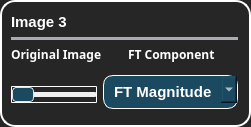
                  <widget class="QFrame" name="frame_18">
                   <property name="styleSheet">
                    <string notr="true">background-color: #262626; /* Background color */
    border-radius: 15px; /* Curved borders */
    border: 2px solid #ffffff; /* 3D outline */

    box-shadow: 2px 2px 8px rgba(0, 0, 0, 0.7); /* 3D shadow effect */</string>
                   </property>
                   <property name="frameShape">
                    <enum>QFrame::StyledPanel</enum>
                   </property>
                   <property name="frameShadow">
                    <enum>QFrame::Raised</enum>
                   </property>
                   <layout class="QGridLayout" name="gridLayout_19">
                    <property name="leftMargin">
                     <number>9</number>
                    </property>
                    <item row="1" column="0">
                     <layout class="QHBoxLayout" name="horizontalLayout_49">
                      <property name="spacing">
                       <number>6</number>
                      </property>
                      <property name="sizeConstraint">
                       <enum>QLayout::SetMaximumSize</enum>
                      </property>
                      <item>
                       <widget class="QSlider" name="Slider_weight3">
                        <property name="sizePolicy">
                         <sizepolicy hsizetype="Minimum" vsizetype="Fixed">
                          <horstretch>0</horstretch>
                          <verstretch>0</verstretch>
                         </sizepolicy>
                        </property>
                        <property name="cursor">
                         <cursorShape>PointingHandCursor</cursorShape>
                        </property>
                        <property name="styleSheet">
                         <string notr="true">QSlider{
border: 1px solid #ffffff; /* Border of the track */
border-radius: 1px; /* Round the corners of the track */
}
QSlider::groove {
background: #f0f0f0; /* Color of the track */
border: 0px solid #ffffff; /* Border of the track */
height: 5px; /* Set the height of the track */
border-radius: 1px; /* Round the corners of the track */
}

/* Style for the slider handle (thumb) */
QSlider::handle {
background: #1b495f; /* Color of the handle */
width: 20px; /* Width of the handle */
height: 10px; /* Height of the handle */
margin: -5px 0; /* Negative margin to center the handle vertically */
border-radius: 4px;
 border: 1px solid #e1e1e1;
}

/* Style for the slider handle when pressed */
QSlider::handle:pressed {
background: #123343; /* Color of the handle when pressed */
border: 1px solid #3498db; /* Border of the handle when pressed */
}</string>
                        </property>
                        <property name="orientation">
                         <enum>Qt::Horizontal</enum>
                        </property>
                       </widget>
                      </item>
                      <item>
                       <widget class="QComboBox" name="combo3">
                        <property name="cursor">
                         <cursorShape>PointingHandCursor</cursorShape>
                        </property>
                        <property name="styleSheet">
                         <string notr="true">QComboBox {
    font-family: &quot;Arial&quot;;
    font-weight: 600; /* Semibold */
    font-size: 11pt; /* Adjust the font size as needed */
 	color: rgb(26, 70, 91);
    border: 1px solid  rgb(26, 70, 91);; /* Set the border to 1px solid white */
	margin-bottom: 5px;
	background-color: #1b495f;   /* Background color for the combo box */
    border: 1px solid #ffffff;   /* Border around the combo box */
    border-radius: 10px;         /* Rounded corners */
    padding: 6px 10px;           /* Padding around the text */
    color: white;               
}

QComboBox::drop-down {
color: #102c39;
}
QComboBox QAbstractItemView {
    background-color: #174053;   /* Background color for the list */
color: #ffffff;

    selection-background-color: #236381; /* Selection color when an item is highlighted */

}</string>
                        </property>
                        <item>
                         <property name="text">
                          <string>FT Magnitude</string>
                         </property>
                        </item>
                        <item>
                         <property name="text">
                          <string>FT Phase</string>
                         </property>
                        </item>
                        <item>
                         <property name="text">
                          <string>FT Real</string>
                         </property>
                        </item>
                        <item>
                         <property name="text">
                          <string>FT Imaginary</string>
                         </property>
                        </item>
                       </widget>
                      </item>
                     </layout>
                    </item>
                    <item row="0" column="0">
                     <layout class="QVBoxLayout" name="verticalLayout_64">
                      <property name="leftMargin">
                       <number>0</number>
                      </property>
                      <item>
                       <widget class="QLabel" name="label_40">
                        <property name="styleSheet">
                         <string notr="true">color: #ffffff;
font-weight:Bold;
font-size: 15px;
border:none;
</string>
                        </property>
                        <property name="text">
                         <string>Image 3</string>
                        </property>
                       </widget>
                      </item>
                      <item>
                       <widget class="Line" name="line_31">
                        <property name="styleSheet">
                         <string notr="true">/* Line style */

  /* Set the width of the line */
  width: 20px;

  /* Set the height of the line */
  height: 5px;

  /* Set the background color of the line */
  background-color:#a8abaf;

  /* Set the border of the line */
  border: 10px;

  /* Set the border radius of the line */
  border-radius:5px;




</string>
                        </property>
                        <property name="orientation">
                         <enum>Qt::Horizontal</enum>
                        </property>
                       </widget>
                      </item>
                      <item>
                       <layout class="QHBoxLayout" name="horizontalLayout_40">
                        <item>
                         <layout class="QVBoxLayout" name="verticalLayout_65" stretch="0,5">
                          <item>
                           <widget class="QLabel" name="label_32">
                            <property name="font">
                             <font>
                              <family>Oswald SemiBold</family>
                              <weight>75</weight>
                              <bold>true</bold>
                             </font>
                            </property>
                            <property name="styleSheet">
                             <string notr="true">color: #ffffff;
font-weight:10000px;
border: None;</string>
                            </property>
                            <property name="text">
                             <string>Original Image</string>
                            </property>
                           </widget>
                          </item>
                          <item>
                           <widget class="QWidget" name="image3" native="true">
                            <property name="styleSheet">
                             <string notr="true">border: 3px solid #000000;
background-color: #1f1f1f;</string>
                            </property>
                           </widget>
                          </item>
                         </layout>
                        </item>
                        <item>
                         <layout class="QVBoxLayout" name="verticalLayout_66" stretch="0,5">
                          <item>
                           <widget class="QLabel" name="label_33">
                            <property name="font">
                             <font>
                              <family>Oswald SemiBold</family>
                              <weight>75</weight>
                              <bold>true</bold>
                             </font>
                            </property>
                            <property name="styleSheet">
                             <string notr="true">color: #ffffff;
font-weight:10000px;
border: None;</string>
                            </property>
                            <property name="text">
                             <string>FT Component</string>
                            </property>
                           </widget>
                          </item>
                          <item>
                           <widget class="QWidget" name="component_image3" native="true">
                            <property name="styleSheet">
                             <string notr="true">border: 3px solid #000000;
background-color: #1f1f1f;</string>
                            </property>
                           </widget>
                          </item>
                         </layout>
                        </item>
                       </layout>
                      </item>
                     </layout>
                    </item>
                   </layout>
                  </widget>
